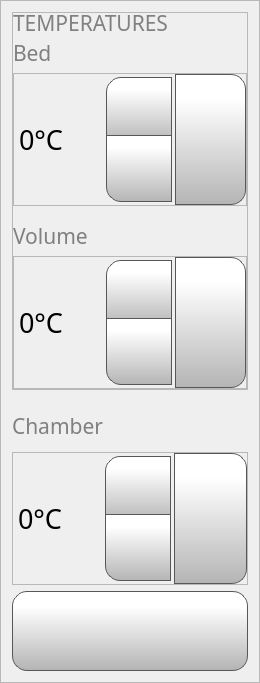
       <widget class="QFrame" name="temperatureFrame">
        <property name="minimumSize">
         <size>
          <width>0</width>
          <height>221</height>
         </size>
        </property>
        <property name="styleSheet">
         <string notr="true">QFrame #temperatureFrame {
    border: 2px solid gray;
    border-radius: 20px;
}</string>
        </property>
        <property name="frameShape">
         <enum>QFrame::StyledPanel</enum>
        </property>
        <property name="frameShadow">
         <enum>QFrame::Raised</enum>
        </property>
        <layout class="QVBoxLayout" name="verticalLayout_9">
         <item>
          <widget class="QFrame" name="frame_12">
           <property name="frameShape">
            <enum>QFrame::StyledPanel</enum>
           </property>
           <property name="frameShadow">
            <enum>QFrame::Raised</enum>
           </property>
           <layout class="QVBoxLayout" name="verticalLayout_7">
            <property name="spacing">
             <number>0</number>
            </property>
            <property name="leftMargin">
             <number>0</number>
            </property>
            <property name="topMargin">
             <number>0</number>
            </property>
            <property name="rightMargin">
             <number>0</number>
            </property>
            <property name="bottomMargin">
             <number>0</number>
            </property>
            <item>
             <widget class="QLabel" name="fileInfoLabel_13">
              <property name="minimumSize">
               <size>
                <width>0</width>
                <height>0</height>
               </size>
              </property>
              <property name="maximumSize">
               <size>
                <width>16777215</width>
                <height>20</height>
               </size>
              </property>
              <property name="font">
               <font>
                <family>Gotham</family>
                <pointsize>16</pointsize>
                <weight>50</weight>
                <bold>false</bold>
               </font>
              </property>
              <property name="styleSheet">
               <string notr="true">color:  grey;</string>
              </property>
              <property name="text">
               <string>TEMPERATURES</string>
              </property>
             </widget>
            </item>
            <item>
             <spacer name="verticalSpacer_9">
              <property name="orientation">
               <enum>Qt::Vertical</enum>
              </property>
              <property name="sizeType">
               <enum>QSizePolicy::Fixed</enum>
              </property>
              <property name="sizeHint" stdset="0">
               <size>
                <width>20</width>
                <height>10</height>
               </size>
              </property>
             </spacer>
            </item>
            <item>
             <widget class="QLabel" name="fileInfoLabel_7">
              <property name="maximumSize">
               <size>
                <width>16777215</width>
                <height>20</height>
               </size>
              </property>
              <property name="font">
               <font>
                <family>Gotham</family>
                <pointsize>16</pointsize>
                <weight>50</weight>
                <bold>false</bold>
               </font>
              </property>
              <property name="styleSheet">
               <string notr="true">color:  grey;</string>
              </property>
              <property name="text">
               <string>Bed</string>
              </property>
             </widget>
            </item>
            <item>
             <spacer name="verticalSpacer_3">
              <property name="orientation">
               <enum>Qt::Vertical</enum>
              </property>
              <property name="sizeType">
               <enum>QSizePolicy::Fixed</enum>
              </property>
              <property name="sizeHint" stdset="0">
               <size>
                <width>20</width>
                <height>10</height>
               </size>
              </property>
             </spacer>
            </item>
            <item>
             <widget class="QFrame" name="frame_11">
              <property name="frameShape">
               <enum>QFrame::StyledPanel</enum>
              </property>
              <property name="frameShadow">
               <enum>QFrame::Raised</enum>
              </property>
              <layout class="QHBoxLayout" name="horizontalLayout_4">
               <property name="spacing">
                <number>0</number>
               </property>
               <property name="leftMargin">
                <number>0</number>
               </property>
               <property name="topMargin">
                <number>0</number>
               </property>
               <property name="rightMargin">
                <number>0</number>
               </property>
               <property name="bottomMargin">
                <number>0</number>
               </property>
               <item>
                <widget class="QSpinBox" name="bedTempSpinBox">
                 <property name="minimumSize">
                  <size>
                   <width>0</width>
                   <height>131</height>
                  </size>
                 </property>
                 <property name="font">
                  <font>
                   <family>Gotham</family>
                   <pointsize>20</pointsize>
                  </font>
                 </property>
                 <property name="styleSheet">
                  <string notr="true">QSpinBox {
    padding-right: 5px; /* make room for the arrows */
	color: rgb(0, 0, 0);
	background-color: rgba(255, 255, 255, 0);
   
}
QSpinBox ::text:selected {
	background-color: rgb(0, 0, 0);
   
}
QSpinBox::up-button {
     border: 1px solid rgb(87, 87, 87);

border-top-left-radius: 15px;
	background-color: qlineargradient(spread:pad, x1:0, y1:1, x2:0, y2:0.188, stop:0 rgba(180, 180, 180, 255), stop:1 rgba(255, 255, 255, 255));
    width: 60px;
     height: 61px;
    padding: 2px;
}

QSpinBox::up-arrow { 
image: url(:/Navigation/img/Navigation/arrows.png);
    width: 40px;
     height: 40px;
padding: 5px; }



QSpinBox::up-button:pressed {
    background-color: qlineargradient(x1: 0, y1: 0, x2: 0, y2: 1,
                                      stop: 0 #dadbde, stop: 1 #f6f7fa);
}


QSpinBox::down-button {
     border: 1px solid rgb(87, 87, 87);
border-bottom-left-radius: 15px;
	background-color: qlineargradient(spread:pad, x1:0, y1:1, x2:0, y2:0.188, stop:0 rgba(180, 180, 180, 255), stop:1 rgba(255, 255, 255, 255));
    width: 60px;
     height: 61px;
    padding: 2px;
}

QSpinBox::down-arrow {
image: url(:/Navigation/img/Navigation/arrows-5.png);
    width: 40px;
     height: 40px;
padding: 5px;
}

QSpinBox::down-button:pressed {
    background-color: qlineargradient(x1: 0, y1: 0, x2: 0, y2: 1,
                                      stop: 0 #dadbde, stop: 1 #f6f7fa);

}

</string>
                 </property>
                 <property name="frame">
                  <bool>false</bool>
                 </property>
                 <property name="readOnly">
                  <bool>false</bool>
                 </property>
                 <property name="buttonSymbols">
                  <enum>QAbstractSpinBox::UpDownArrows</enum>
                 </property>
                 <property name="accelerated">
                  <bool>true</bool>
                 </property>
                 <property name="suffix">
                  <string>°C</string>
                 </property>
                 <property name="maximum">
                  <number>300</number>
                 </property>
                 <property name="singleStep">
                  <number>1</number>
                 </property>
                 <property name="value">
                  <number>0</number>
                 </property>
                </widget>
               </item>
               <item>
                <widget class="QPushButton" name="setBedTempButton">
                 <property name="minimumSize">
                  <size>
                   <width>71</width>
                   <height>131</height>
                  </size>
                 </property>
                 <property name="maximumSize">
                  <size>
                   <width>100</width>
                   <height>16777215</height>
                  </size>
                 </property>
                 <property name="font">
                  <font>
                   <family>Gotham</family>
                   <pointsize>13</pointsize>
                  </font>
                 </property>
                 <property name="styleSheet">
                  <string notr="true">QPushButton {
     border: 1px solid rgb(87, 87, 87);
	background-color: qlineargradient(spread:pad, x1:0, y1:1, x2:0, y2:0.188, stop:0 rgba(180, 180, 180, 255), stop:1 rgba(255, 255, 255, 255));
border-bottom-right-radius: 15px;
border-top-right-radius: 15px;

}

QPushButton:pressed {
    background-color: qlineargradient(x1: 0, y1: 0, x2: 0, y2: 1,
                                      stop: 0 #dadbde, stop: 1 #f6f7fa);
}

QPushButton:flat {
    border: none; /* no border for a flat push button */
}

QPushButton:default {
    border-color: navy; /* make the default button prominent */
}

QPushButton:focus {
	outline: none;
}</string>
                 </property>
                 <property name="text">
                  <string/>
                 </property>
                 <property name="icon">
                  <iconset resource="../resources/resource.qrc">
                   <normaloff>:/Icons/img/icons/verification-mark.png</normaloff>:/Icons/img/icons/verification-mark.png</iconset>
                 </property>
                 <property name="iconSize">
                  <size>
                   <width>50</width>
                   <height>50</height>
                  </size>
                 </property>
                </widget>
               </item>
              </layout>
             </widget>
            </item>
            <item>
             <spacer name="verticalSpacer_6">
              <property name="orientation">
               <enum>Qt::Vertical</enum>
              </property>
              <property name="sizeType">
               <enum>QSizePolicy::Expanding</enum>
              </property>
              <property name="sizeHint" stdset="0">
               <size>
                <width>20</width>
                <height>20</height>
               </size>
              </property>
             </spacer>
            </item>
            <item>
             <widget class="QLabel" name="fileInfoLabel_8">
              <property name="maximumSize">
               <size>
                <width>16777215</width>
                <height>20</height>
               </size>
              </property>
              <property name="font">
               <font>
                <family>Gotham</family>
                <pointsize>16</pointsize>
                <weight>50</weight>
                <bold>false</bold>
               </font>
              </property>
              <property name="styleSheet">
               <string notr="true">color:  grey;</string>
              </property>
              <property name="text">
               <string>Volume</string>
              </property>
             </widget>
            </item>
            <item>
             <spacer name="verticalSpacer_4">
              <property name="orientation">
               <enum>Qt::Vertical</enum>
              </property>
              <property name="sizeType">
               <enum>QSizePolicy::Fixed</enum>
              </property>
              <property name="sizeHint" stdset="0">
               <size>
                <width>20</width>
                <height>10</height>
               </size>
              </property>
             </spacer>
            </item>
            <item>
             <widget class="QFrame" name="frame_14">
              <property name="frameShape">
               <enum>QFrame::StyledPanel</enum>
              </property>
              <property name="frameShadow">
               <enum>QFrame::Raised</enum>
              </property>
              <layout class="QHBoxLayout" name="horizontalLayout_5">
               <property name="spacing">
                <number>0</number>
               </property>
               <property name="leftMargin">
                <number>0</number>
               </property>
               <property name="topMargin">
                <number>0</number>
               </property>
               <property name="rightMargin">
                <number>0</number>
               </property>
               <property name="bottomMargin">
                <number>0</number>
               </property>
               <item>
                <widget class="QSpinBox" name="volumeTempSpinBox">
                 <property name="minimumSize">
                  <size>
                   <width>0</width>
                   <height>131</height>
                  </size>
                 </property>
                 <property name="font">
                  <font>
                   <family>Gotham</family>
                   <pointsize>20</pointsize>
                  </font>
                 </property>
                 <property name="styleSheet">
                  <string notr="true">QSpinBox {
    padding-right: 5px; /* make room for the arrows */
	color: rgb(0, 0, 0);
	background-color: rgba(255, 255, 255, 0);
   
}
QSpinBox ::text:selected {
	background-color: rgb(0, 0, 0);
   
}
QSpinBox::up-button {
     border: 1px solid rgb(87, 87, 87);

border-top-left-radius: 15px;
	background-color: qlineargradient(spread:pad, x1:0, y1:1, x2:0, y2:0.188, stop:0 rgba(180, 180, 180, 255), stop:1 rgba(255, 255, 255, 255));
    width: 60px;
     height: 61px;
    padding: 2px;
}

QSpinBox::up-arrow { 
image: url(:/Navigation/img/Navigation/arrows.png);
    width: 40px;
     height: 40px;
padding: 5px; }



QSpinBox::up-button:pressed {
    background-color: qlineargradient(x1: 0, y1: 0, x2: 0, y2: 1,
                                      stop: 0 #dadbde, stop: 1 #f6f7fa);
}


QSpinBox::down-button {
     border: 1px solid rgb(87, 87, 87);
border-bottom-left-radius: 15px;
	background-color: qlineargradient(spread:pad, x1:0, y1:1, x2:0, y2:0.188, stop:0 rgba(180, 180, 180, 255), stop:1 rgba(255, 255, 255, 255));
    width: 60px;
     height: 61px;
    padding: 2px;
}

QSpinBox::down-arrow {
image: url(:/Navigation/img/Navigation/arrows-5.png);
    width: 40px;
     height: 40px;
padding: 5px;
}

QSpinBox::down-button:pressed {
    background-color: qlineargradient(x1: 0, y1: 0, x2: 0, y2: 1,
                                      stop: 0 #dadbde, stop: 1 #f6f7fa);

}

</string>
                 </property>
                 <property name="frame">
                  <bool>false</bool>
                 </property>
                 <property name="readOnly">
                  <bool>false</bool>
                 </property>
                 <property name="buttonSymbols">
                  <enum>QAbstractSpinBox::UpDownArrows</enum>
                 </property>
                 <property name="accelerated">
                  <bool>true</bool>
                 </property>
                 <property name="suffix">
                  <string>°C</string>
                 </property>
                 <property name="maximum">
                  <number>300</number>
                 </property>
                 <property name="singleStep">
                  <number>1</number>
                 </property>
                 <property name="value">
                  <number>0</number>
                 </property>
                </widget>
               </item>
               <item>
                <widget class="QPushButton" name="setVolumeTempButton">
                 <property name="minimumSize">
                  <size>
                   <width>71</width>
                   <height>131</height>
                  </size>
                 </property>
                 <property name="maximumSize">
                  <size>
                   <width>100</width>
                   <height>16777215</height>
                  </size>
                 </property>
                 <property name="font">
                  <font>
                   <family>Gotham</family>
                   <pointsize>13</pointsize>
                  </font>
                 </property>
                 <property name="styleSheet">
                  <string notr="true">QPushButton {
     border: 1px solid rgb(87, 87, 87);
	background-color: qlineargradient(spread:pad, x1:0, y1:1, x2:0, y2:0.188, stop:0 rgba(180, 180, 180, 255), stop:1 rgba(255, 255, 255, 255));
border-bottom-right-radius: 15px;
border-top-right-radius: 15px;

}

QPushButton:pressed {
    background-color: qlineargradient(x1: 0, y1: 0, x2: 0, y2: 1,
                                      stop: 0 #dadbde, stop: 1 #f6f7fa);
}

QPushButton:flat {
    border: none; /* no border for a flat push button */
}

QPushButton:default {
    border-color: navy; /* make the default button prominent */
}

QPushButton:focus {
	outline: none;
}</string>
                 </property>
                 <property name="text">
                  <string/>
                 </property>
                 <property name="icon">
                  <iconset resource="../resources/resource.qrc">
                   <normaloff>:/Icons/img/icons/verification-mark.png</normaloff>:/Icons/img/icons/verification-mark.png</iconset>
                 </property>
                 <property name="iconSize">
                  <size>
                   <width>50</width>
                   <height>50</height>
                  </size>
                 </property>
                </widget>
               </item>
              </layout>
             </widget>
            </item>
           </layout>
          </widget>
         </item>
         <item>
          <spacer name="verticalSpacer_7">
           <property name="orientation">
            <enum>Qt::Vertical</enum>
           </property>
           <property name="sizeType">
            <enum>QSizePolicy::Expanding</enum>
           </property>
           <property name="sizeHint" stdset="0">
            <size>
             <width>20</width>
             <height>20</height>
            </size>
           </property>
          </spacer>
         </item>
         <item>
          <widget class="QLabel" name="fileInfoLabel_9">
           <property name="maximumSize">
            <size>
             <width>16777215</width>
             <height>20</height>
            </size>
           </property>
           <property name="font">
            <font>
             <family>Gotham</family>
             <pointsize>16</pointsize>
             <weight>50</weight>
             <bold>false</bold>
            </font>
           </property>
           <property name="styleSheet">
            <string notr="true">color:  grey;</string>
           </property>
           <property name="text">
            <string>Chamber</string>
           </property>
          </widget>
         </item>
         <item>
          <spacer name="verticalSpacer_5">
           <property name="orientation">
            <enum>Qt::Vertical</enum>
           </property>
           <property name="sizeType">
            <enum>QSizePolicy::Fixed</enum>
           </property>
           <property name="sizeHint" stdset="0">
            <size>
             <width>20</width>
             <height>10</height>
            </size>
           </property>
          </spacer>
         </item>
         <item>
          <widget class="QFrame" name="frame_16">
           <property name="frameShape">
            <enum>QFrame::StyledPanel</enum>
           </property>
           <property name="frameShadow">
            <enum>QFrame::Raised</enum>
           </property>
           <layout class="QHBoxLayout" name="horizontalLayout_6">
            <property name="spacing">
             <number>0</number>
            </property>
            <property name="leftMargin">
             <number>0</number>
            </property>
            <property name="topMargin">
             <number>0</number>
            </property>
            <property name="rightMargin">
             <number>0</number>
            </property>
            <property name="bottomMargin">
             <number>0</number>
            </property>
            <item>
             <widget class="QSpinBox" name="chamberTempSpinBox">
              <property name="minimumSize">
               <size>
                <width>0</width>
                <height>131</height>
               </size>
              </property>
              <property name="font">
               <font>
                <family>Gotham</family>
                <pointsize>20</pointsize>
               </font>
              </property>
              <property name="styleSheet">
               <string notr="true">QSpinBox {
    padding-right: 5px; /* make room for the arrows */
	color: rgb(0, 0, 0);
	background-color: rgba(255, 255, 255, 0);
   
}
QSpinBox ::text:selected {
	background-color: rgb(0, 0, 0);
   
}
QSpinBox::up-button {
     border: 1px solid rgb(87, 87, 87);

border-top-left-radius: 15px;
	background-color: qlineargradient(spread:pad, x1:0, y1:1, x2:0, y2:0.188, stop:0 rgba(180, 180, 180, 255), stop:1 rgba(255, 255, 255, 255));
    width: 60px;
     height: 61px;
    padding: 2px;
}

QSpinBox::up-arrow { 
image: url(:/Navigation/img/Navigation/arrows.png);
    width: 40px;
     height: 40px;
padding: 5px; }



QSpinBox::up-button:pressed {
    background-color: qlineargradient(x1: 0, y1: 0, x2: 0, y2: 1,
                                      stop: 0 #dadbde, stop: 1 #f6f7fa);
}


QSpinBox::down-button {
     border: 1px solid rgb(87, 87, 87);
border-bottom-left-radius: 15px;
	background-color: qlineargradient(spread:pad, x1:0, y1:1, x2:0, y2:0.188, stop:0 rgba(180, 180, 180, 255), stop:1 rgba(255, 255, 255, 255));
    width: 60px;
     height: 61px;
    padding: 2px;
}

QSpinBox::down-arrow {
image: url(:/Navigation/img/Navigation/arrows-5.png);
    width: 40px;
     height: 40px;
padding: 5px;
}

QSpinBox::down-button:pressed {
    background-color: qlineargradient(x1: 0, y1: 0, x2: 0, y2: 1,
                                      stop: 0 #dadbde, stop: 1 #f6f7fa);

}

</string>
              </property>
              <property name="frame">
               <bool>false</bool>
              </property>
              <property name="readOnly">
               <bool>false</bool>
              </property>
              <property name="buttonSymbols">
               <enum>QAbstractSpinBox::UpDownArrows</enum>
              </property>
              <property name="accelerated">
               <bool>true</bool>
              </property>
              <property name="suffix">
               <string>°C</string>
              </property>
              <property name="maximum">
               <number>300</number>
              </property>
              <property name="singleStep">
               <number>1</number>
              </property>
              <property name="value">
               <number>0</number>
              </property>
             </widget>
            </item>
            <item>
             <widget class="QPushButton" name="setChamberTempButton">
              <property name="minimumSize">
               <size>
                <width>71</width>
                <height>131</height>
               </size>
              </property>
              <property name="maximumSize">
               <size>
                <width>100</width>
                <height>16777215</height>
               </size>
              </property>
              <property name="font">
               <font>
                <family>Gotham</family>
                <pointsize>13</pointsize>
               </font>
              </property>
              <property name="styleSheet">
               <string notr="true">QPushButton {
     border: 1px solid rgb(87, 87, 87);
	background-color: qlineargradient(spread:pad, x1:0, y1:1, x2:0, y2:0.188, stop:0 rgba(180, 180, 180, 255), stop:1 rgba(255, 255, 255, 255));
border-bottom-right-radius: 15px;
border-top-right-radius: 15px;

}

QPushButton:pressed {
    background-color: qlineargradient(x1: 0, y1: 0, x2: 0, y2: 1,
                                      stop: 0 #dadbde, stop: 1 #f6f7fa);
}

QPushButton:flat {
    border: none; /* no border for a flat push button */
}

QPushButton:default {
    border-color: navy; /* make the default button prominent */
}

QPushButton:focus {
	outline: none;
}</string>
              </property>
              <property name="text">
               <string/>
              </property>
              <property name="icon">
               <iconset resource="../resources/resource.qrc">
                <normaloff>:/Icons/img/icons/verification-mark.png</normaloff>:/Icons/img/icons/verification-mark.png</iconset>
              </property>
              <property name="iconSize">
               <size>
                <width>50</width>
                <height>50</height>
               </size>
              </property>
             </widget>
            </item>
           </layout>
          </widget>
         </item>
         <item>
          <widget class="QPushButton" name="cooldownButton">
           <property name="minimumSize">
            <size>
             <width>0</width>
             <height>80</height>
            </size>
           </property>
           <property name="font">
            <font>
             <family>Gotham</family>
             <pointsize>15</pointsize>
            </font>
           </property>
           <property name="styleSheet">
            <string notr="true">QPushButton {
    border: 1px solid rgb(87, 87, 87);
	background-color: qlineargradient(spread:pad, x1:0, y1:1, x2:0, y2:0.188, stop:0 rgba(180, 180, 180, 255), stop:1 rgba(255, 255, 255, 255));
border-radius: 15px;
}

QPushButton:pressed {
    background-color: qlineargradient(x1: 0, y1: 0, x2: 0, y2: 1,
                                      stop: 0 #dadbde, stop: 1 #f6f7fa);
}

QPushButton:flat {
    border: none; /* no border for a flat push button */
}

QPushButton:default {
    border-color: navy; /* make the default button prominent */
}

QPushButton:focus {
	outline: none;
}</string>
           </property>
           <property name="text">
            <string/>
           </property>
           <property name="icon">
            <iconset resource="../resources/resource.qrc">
             <normaloff>:/Icons/img/icons/snowflake.png</normaloff>:/Icons/img/icons/snowflake.png</iconset>
           </property>
           <property name="iconSize">
            <size>
             <width>50</width>
             <height>50</height>
            </size>
           </property>
          </widget>
         </item>
        </layout>
       </widget>
